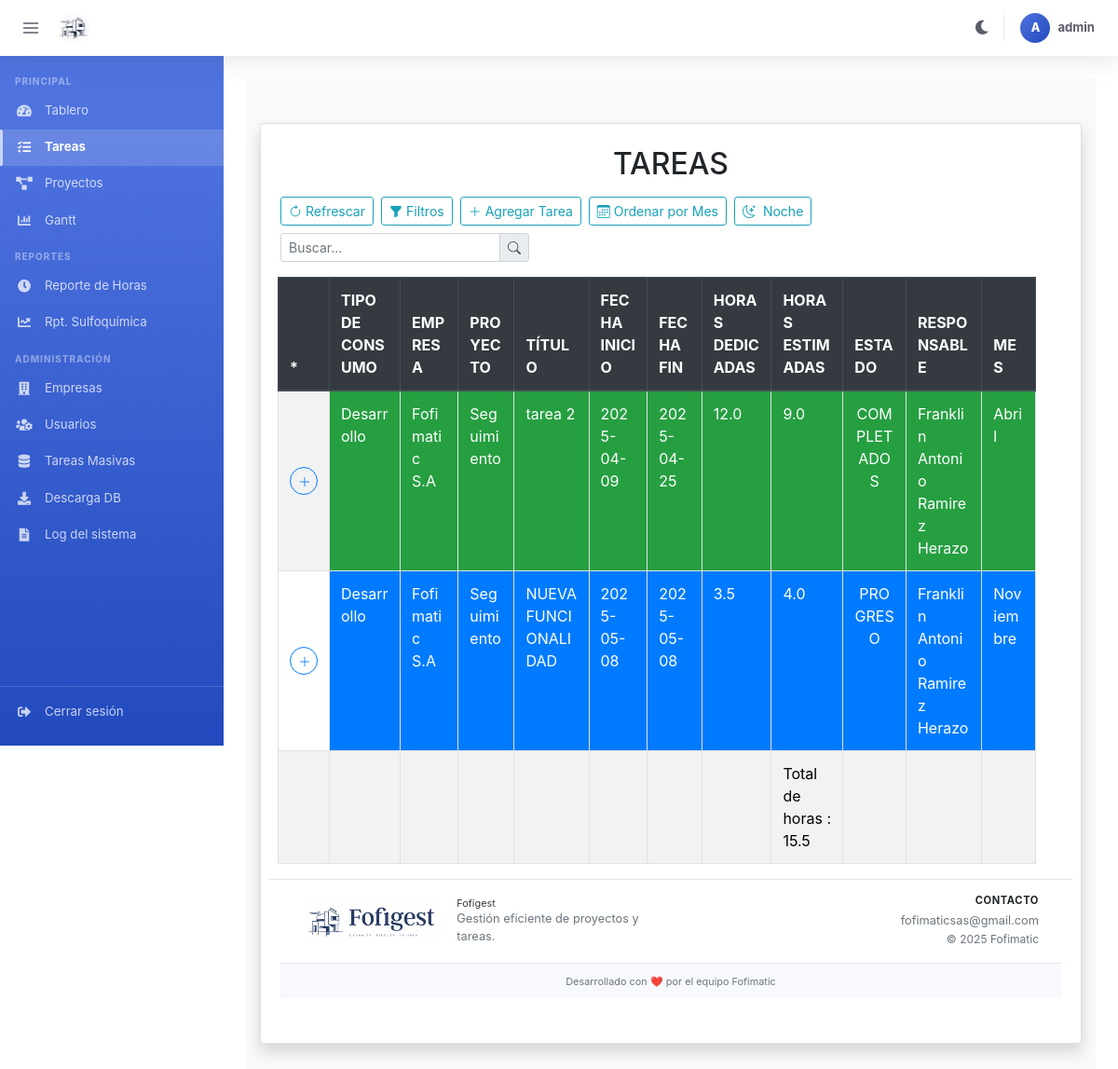
The page /tareas (signed in) on the database its author committed.
### models/models.py (models this page shows, shortened)
class Tareas(db.Model):
    id = db.Column(db.Integer, primary_key=True)
    empresa = db.Column(db.String(100), nullable=False)
    codigo_proyecto = db.Column(db.String(50), nullable=False)
    codigo_tarea = db.Column(db.String(50), nullable=False, unique=True)
    titulo = db.Column(db.String(100), nullable=False)
    descripcion = db.Column(db.Text, nullable=False)  # Se mantiene db.Text para permitir cualquier tamaño de texto
    fecha_inicio = db.Column(db.Date, nullable=False)  # Fecha de inicio del proyecto
    fecha_fin = db.Column(db.Date, nullable=True)  # Fecha de fin del proyecto
    responsable = db.Column(db.String(100), nullable=False)  # Responsable asignado a la tarea
    horas_dedicadas = db.Column(db.Float, nullable=False, default=0)  # Horas dedicadas
    horas_estimadas = db.Column(db.Float, nullable=False)  # Horas estimadas para completar la tarea
    fecha_facturacion = db.Column(db.Date, nullable=True)  # Fecha de facturación
    estado = db.Column(db.Enum('PENDIENTE', 'PROGRESO', 'REVISIÓN', 'IMPEDIMENTOS', 'COMPLETADOS', name='estado_tarea'), nullable=False, default='PENDIENTE')  # Estado de la tarea
    detalles_editor = db.Column(db.JSON)  # <-- Cambiado a JSON para almacenar el editor de detalles
    tipo_consumo = db.Column(db.Enum('Desarrollo', 'Reuniones', 'Desarrollo por control de cambio', 'Soporte', 'Oportunidad de mejora', name='tipo_consumo'), nullable=False, default='Desarrollo')
    mes = db.Column(db.Enum(
        'Enero', 'Febrero', 'Marzo', 'Abril', 'Mayo', 'Junio',
        'Julio', 'Agosto', 'Septiembre', 'Octubre', 'Noviembre', 'Diciembre',
        name='meses'),
        nullable=False, default='Enero'
    )

### app.py (the view)
@app.route('/tareas', methods=['GET', 'POST'])
@login_required
def vista_tareas():
    proyectos = models.Proyecto.query.all()
    usuarios = models.Usuarios.query.all()
    empresas = models.Empresas.query.all()
    tareas_query = models.Tareas.query
    if request.method == 'POST':
        estado = request.form.get('estado_')
        if estado:
            tareas_query = tareas_query.filter(models.Tareas.estado == estado)
        responsable = request.form.get('responsable_')
        if responsable:
            tareas_query = tareas_query.filter(models.Tareas.responsable == responsable)
        proyecto = request.form.get('proyecto_')
        if proyecto:
            tareas_query = tareas_query.filter(models.Tareas.codigo_proyecto == proyecto)
        mes = request.form.get('mes_')
        if mes:
            tareas_query = tareas_query.filter(models.Tareas.mes == mes)
        empresa = request.form.get('empresa_')
        if empresa:
            tareas_query = tareas_query.filter(models.Tareas.empresa == empresa)
        fecha_inicio = request.form.get('fecha_inicio_')
        fecha_fin = request.form.get('fecha_fin_')
        if fecha_inicio and fecha_fin:
            tareas_query = tareas_query.filter(models.Tareas.fecha_inicio >= fecha_inicio,
                                            models.Tareas.fecha_fin <= fecha_fin)
        tareas = tareas_query.all()
    else:
        tareas = models.Tareas.query.all()
    total_horas_ejecucion = sum(tarea.horas_dedicadas for tarea in tareas)
    return render_template("tareas.html", tareas=tareas,
                                        empresas=empresas,
                                        proyectos=proyectos,
                                        usuarios=usuarios,
                                        total_horas_ejecucion=total_horas_ejecucion)

### templates/tareas.html (shortened to what this page needs)
{% extends 'Base.html' %}
{% block content %}
<link rel="stylesheet" href="{{ url_for('static', filename='css/style.css') }}">
<link href="https://stackpath.bootstrapcdn.com/bootstrap/4.5.2/css/bootstrap.min.css" rel="stylesheet">
<link rel="stylesheet" href="https://cdnjs.cloudflare.com/ajax/libs/bootstrap-icons/1.8.1/font/bootstrap-icons.min.css">
<div class="container-fluid bg-light py-5">
    <div class="card p-4 shadow">
        <div class="row mb-4">
            <div class="col-12 text-center">
                <h2 class="mb-3">TAREAS</h2>
            </div>
            <div class="d-flex gap-2 mb-3 justify-content-start align-items-center flex-wrap">
                <a id="refrescar" class="btn btn-outline-info btn-sm d-flex align-items-center" href="/tareas" onclick="window.location.reload();">
                    <i class="bi bi-arrow-clockwise me-1"></i>
                    Refrescar
                </a>
                <button class="btn btn-outline-info btn-sm d-flex align-items-center" data-bs-toggle="modal" data-bs-target="#filtroModal">
                    <i class="bi bi-funnel-fill me-1"></i>
                    Filtros
                </button>
                {% if session['username'] == "admin" %}
                <button class="btn btn-outline-info btn-sm d-flex align-items-center" data-bs-toggle="modal" data-bs-target="#tareasform" onclick="limpiarFormulario();generarCodigoUnico();">
                    <i class="bi bi-plus-lg me-1"></i>
                    Agregar Tarea
                </button>
                {% endif %}
                <button class="btn btn-outline-info btn-sm" onclick="ordenarPorMes()">
                    <i class="bi bi-calendar3"></i> Ordenar por Mes
                </button>
                <button id="modoToggle" class="btn btn-outline-info btn-sm" onclick="alternarModo()">
                    <i class="bi bi-moon-stars me-1"></i> Noche
                </button>
                <div class="input-group input-group-sm w-auto">
                    <input type="text" id="buscador" class="form-control" placeholder="Buscar..." onkeyup="filtrarTabla()">
                    <div class="input-group-append">
                    <span class="input-group-text"><i class="bi bi-search"></i></span>
                    </div>
                </div>
            </div>
            <div class="row">
                <div class="table-responsive" style="overflow-x: auto; max-height: 800px;">
                    <table class="table table-bordered table-striped table-hover w-100" id="dataTable" cellspacing="0">
                        <thead class="thead-dark">
                            <tr>
                                {% if session['username'] == "admin" %}
                                <th class="d-none d-sm-table-cell text-truncate">*</th>
                                {% else %}
                                <th class="d-none d-sm-table-cell text-truncate">*</th>
                                 {% endif %}
                                <th class="d-none d-sm-table-cell text-truncate">TIPO DE CONSUMO</th>
                                <th class="d-none d-sm-table-cell text-truncate">EMPRESA</th>
                                <th class="d-none d-sm-table-cell text-truncate">PROYECTO</th>
                                <th class="d-none d-sm-table-cell text-truncate">TÍTULO</th>
                                <th class="d-none d-sm-table-cell text-truncate">FECHA INICIO</th>
                                <th class="d-none d-sm-table-cell text-truncate">FECHA FIN</th>
                                <th class="d-none d-sm-table-cell text-truncate">HORAS DEDICADAS</th>
                                <th class="d-none d-sm-table-cell text-truncate">HORAS ESTIMADAS</th>
                                <th class="d-none d-sm-table-cell text-truncate">ESTADO</th>
                                <th class="d-none d-sm-table-cell text-truncate">RESPONSABLE</th>
                                <th class="d-none d-sm-table-cell text-truncate">MES</th>
                            </tr>
                        </thead>
                        <tbody>
                            {% for tarea in tareas %}
                            <tr>
                                <td class="d-none d-sm-table-cell text-center align-middle" style="position: relative;"
                                data-bs-toggle="modal" data-bs-target="#tareasform"
                                onmouseover="showDeleteIcon({{ tarea.id }})"
                                onmouseout="hideDeleteIcon({{ tarea.id }})">
                                <button type="button" class="btn btn-outline-primary btn-sm rounded-circle" style="width: 30px; height: 30px;">
                                    <i class="bi bi-plus-lg"></i>
                                </button>
                            </td>
                                {% set estado_class = '' %}
                                {% if tarea.estado == 'PENDIENTE' %}
                                    {% set estado_class = 'bg-secondary text-white' %}
                                {% elif tarea.estado == 'PROGRESO' %}
                                    {% set estado_class = 'bg-primary text-white' %}
                                {% elif tarea.estado == 'REVISIÓN' %}
                                    {% set estado_class = 'bg-warning text-dark' %}
                                {% elif tarea.estado == 'IMPEDIMENTOS' %}
                                    {% set estado_class = 'bg-danger text-white' %}
                                {% elif tarea.estado == 'COMPLETADOS' %}
                                    {% set estado_class = 'bg-success text-white' %}
                                {% endif %}
                                <td class="d-none d-sm-table-cell  {{ estado_class }}" data-bs-toggle="modal" data-bs-target="#tareasform" onclick="editarTarea({{ tarea.id }})">{{ tarea.tipo_consumo }}</td>
                                <td class="d-none d-sm-table-cell text-truncate {{ estado_class }}" data-bs-toggle="modal" data-bs-target="#tareasform" onclick="editarTarea({{ tarea.id }})">{{ tarea.empresa }}</td>
                                <td class="d-none d-sm-table-cell  {{ estado_class }}" data-bs-toggle="modal" data-bs-target="#tareasform" onclick="editarTarea({{ tarea.id }})">{{ tarea.codigo_proyecto }}</td>
                                <td class="d-none d-sm-table-cell  {{ estado_class }}" data-bs-toggle="modal" data-bs-target="#tareasform" onclick="editarTarea({{ tarea.id }})">{{ tarea.titulo }}</td>
                                <td class="d-none d-sm-table-cell text-truncate {{ estado_class }}" data-bs-toggle="modal" data-bs-target="#tareasform" onclick="editarTarea({{ tarea.id }})">{{ tarea.fecha_inicio }}</td>
                                <td class="d-none d-sm-table-cell text-truncate {{ estado_class }}" data-bs-toggle="modal" data-bs-target="#tareasform" onclick="editarTarea({{ tarea.id }})">{{ tarea.fecha_fin }}</td>
                                <td class="d-none d-sm-table-cell {{ estado_class }}" data-bs-toggle="modal" data-bs-target="#tareasform" onclick="editarTarea({{ tarea.id }})">{{ tarea.horas_dedicadas }}</td>
                                <td class="d-none d-sm-table-cell {{ estado_class }}" data-bs-toggle="modal" data-bs-target="#tareasform" onclick="editarTarea({{ tarea.id }})">{{ tarea.horas_estimadas }}</td>
                                <td class="d-none d-sm-table-cell text-center {{ estado_class }}" data-bs-toggle="modal" data-bs-target="#tareasform" onclick="editarTarea({{ tarea.id }})">{{ tarea.estado }}</td>
                                <td class="d-none d-sm-table-cell text-truncate {{ estado_class }}" data-bs-toggle="modal" data-bs-target="#tareasform" onclick="editarTarea({{ tarea.id }})">{{ tarea.responsable }}</td>
                                <td class="d-none d-sm-table-cell text-truncate {{ estado_class }}" data-bs-toggle="modal" data-bs-target="#tareasform" onclick="editarTarea({{ tarea.id }})">{{ tarea.mes }}</td>
                            </tr>
                                {% endfor %}
                            <td class="d-none d-sm-table-cell text-truncate"></td>
                            <td class="d-none d-sm-table-cell text-truncate"></td>
                            <td class="d-none d-sm-table-cell text-truncate"></td>
                            <td class="d-none d-sm-table-cell text-truncate"></td>
                            <td class="d-none d-sm-table-cell text-truncate"></td>
                            <td class="d-none d-sm-table-cell text-truncate"></td>
                            <td class="d-none d-sm-table-cell text-truncate"></td>
                            <td class="d-none d-sm-table-cell text-truncate"></td>
                            <td class="d-none d-sm-table-cell text-truncate">Total de horas : {{ total_horas_ejecucion }} </td>
                            <td class="d-none d-sm-table-cell text-truncate"></td>
                            <td class="d-none d-sm-table-cell text-truncate"></td>
                            <td class="d-none d-sm-table-cell text-truncate"></td>
                        </tbody>
                    </table>
                </div>
            </div>
{% endblock %}

### rows shown on the page
Tareas: tipo_consumo "Desarrollo", empresa "Fofimatic S.A", codigo_proyecto "Seguimiento", titulo "tarea 2", fecha_inicio "2025-04-09", fecha_fin "2025-04-25", horas_dedicadas "12.0", horas_estimadas "9.0", estado "COMPLETADOS", responsable "Franklin Antonio Ramirez Herazo", mes "Abril"
Tareas: tipo_consumo "Desarrollo", empresa "Fofimatic S.A", codigo_proyecto "Seguimiento", titulo "NUEVA FUNCIONALIDAD", fecha_inicio "2025-05-08", fecha_fin "2025-05-08", horas_dedicadas "3.5", horas_estimadas "4.0", estado "PROGRESO", responsable "Franklin Antonio Ramirez Herazo", mes "Noviembre"

### other values the page prints
{{ session.get('username', '?')[0] | upper }} "A"
{{ session.get('username', '') }} "admin"
{{ total_horas_ejecucion }} "15.5"
